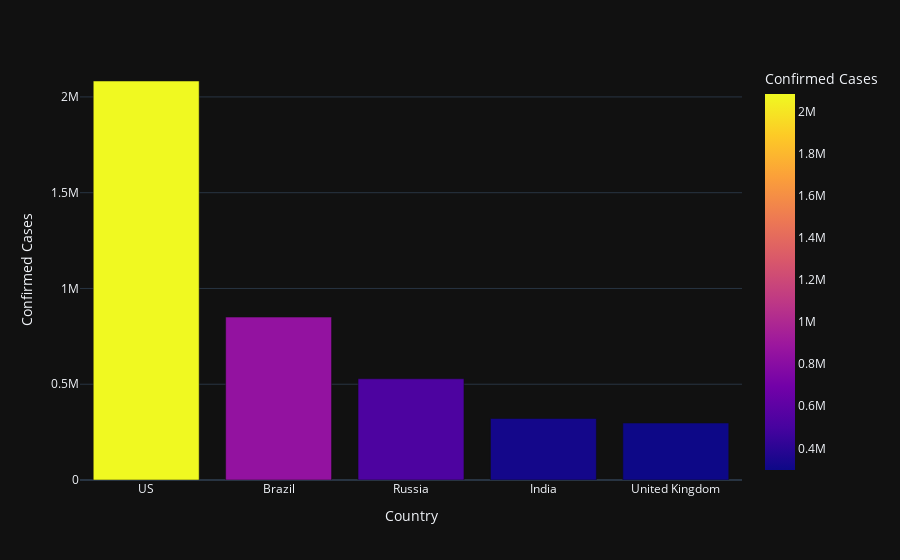

The notebook cell saved with this chart:
### Markdown cell above
### 5 Worst Affected Countries

### Code cell
# Making a dataframe with the country data in sorted order
country_cases_sorted = country_cases.sort_values('confirmed', ascending = False)
country_cases_sorted.index = [x for x in range(len(country_cases_sorted))]

# Plotting the worst affected countries side by side for a direct comparison
fig = px.bar(country_cases_sorted.head(), x = 'country', y = 'confirmed', color = 'confirmed',
            labels = {'country': 'Country', 'confirmed': 'Confirmed Cases'}, template = 'plotly_dark')
fig.show()

### Figure 1 — Plotly figure (JSON) as saved in the notebook; plotly's stock layout.template omitted (floating-point values rounded to 4 significant figures)
{"data": [{"alignmentgroup": "True", "hovertemplate": "Country=%{x}<br>Confirmed Cases=%{marker.color}<extra></extra>", "legendgroup": "", "marker": {"color": [2083082, 850514, 528267, 320922, 297342], "coloraxis": "coloraxis"}, "name": "", "offsetgroup": "", "orientation": "v", "showlegend": false, "textposition": "auto", "type": "bar", "x": ["US", "Brazil", "Russia", "India", "United Kingdom"], "xaxis": "x", "y": [2083082, 850514, 528267, 320922, 297342], "yaxis": "y"}], "layout": {"barmode": "relative", "coloraxis": {"colorbar": {"title": {"text": "Confirmed Cases"}}, "colorscale": [[0, "#0d0887"], [0.1111, "#46039f"], [0.2222, "#7201a8"], [0.3333, "#9c179e"], [0.4444, "#bd3786"], [0.5556, "#d8576b"], [0.6667, "#ed7953"], [0.7778, "#fb9f3a"], [0.8889, "#fdca26"], [1, "#f0f921"]]}, "legend": {"tracegroupgap": 0}, "margin": {"t": 60}, "xaxis": {"anchor": "y", "domain": [0, 1], "title": {"text": "Country"}}, "yaxis": {"anchor": "x", "domain": [0, 1], "title": {"text": "Confirmed Cases"}}}}
